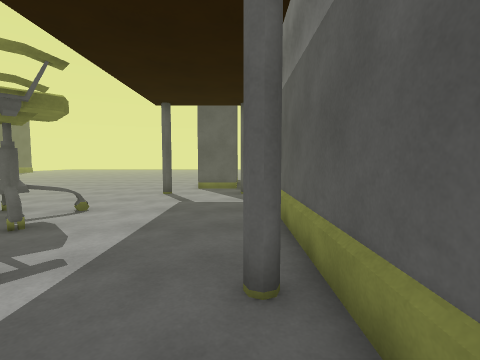
[1] (above)

22 first-person views from a walk through a scene from a Unity 3-D project. The camera is 1.4 m above the floor, tilts 4° down and sees 85° across. The floor is counted in squares, 1 m on a side. Each view is taken from the middle of a square. On the plan, view 1 faces up. The plan holds only what a view shows up to about 13 squares ahead; the rest is blank. The place goes on beyond the plan. The player character is not drawn. Some animated figures are not drawn.

[2]
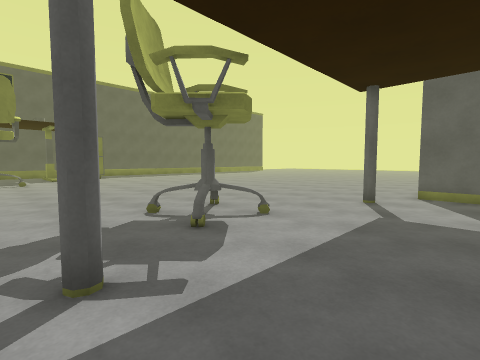

[3]
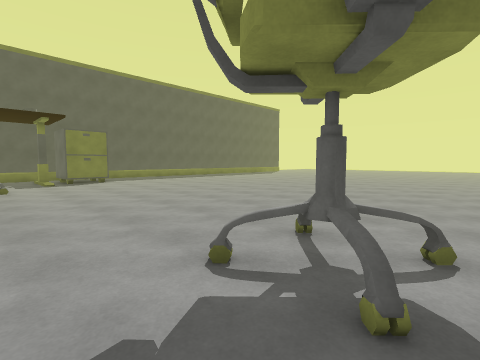

[4]
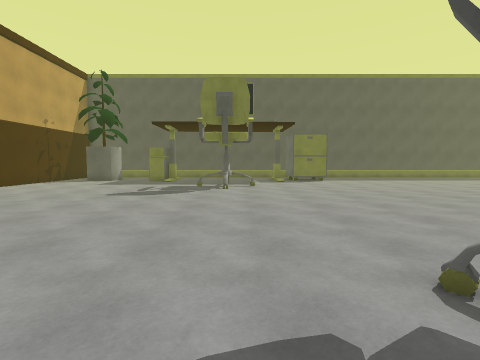

[5]
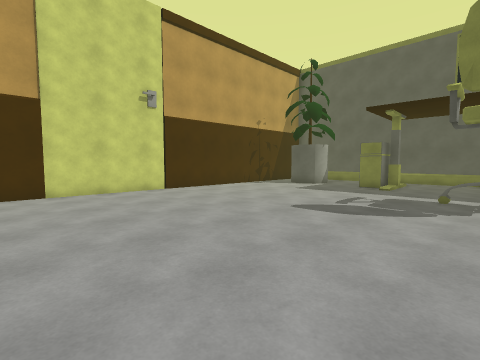

[6]
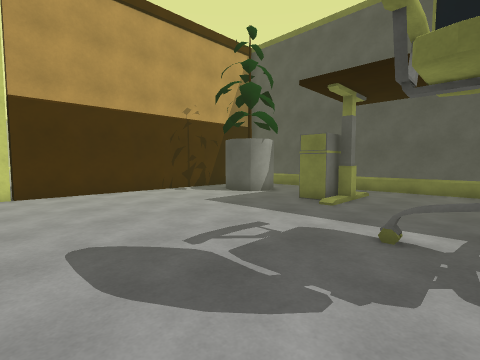

[7]
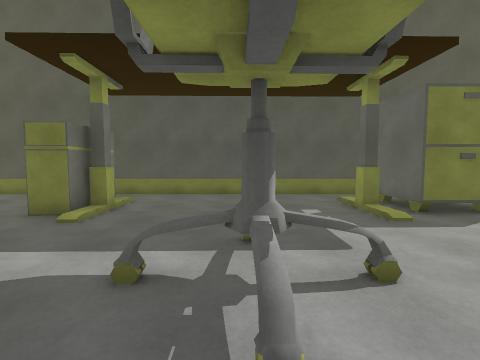

[8]
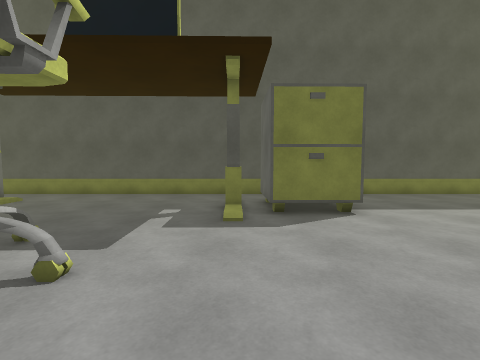

[9]
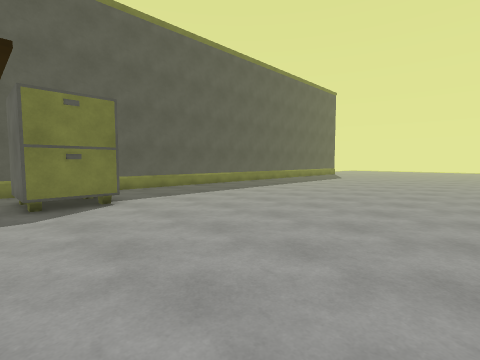

[10]
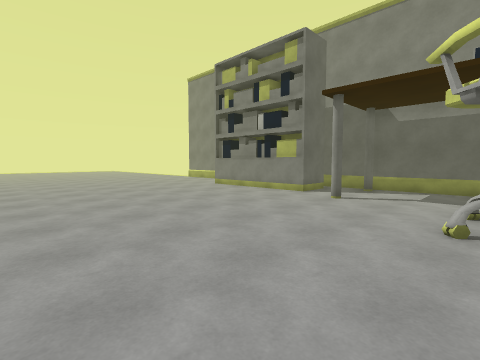

[11]
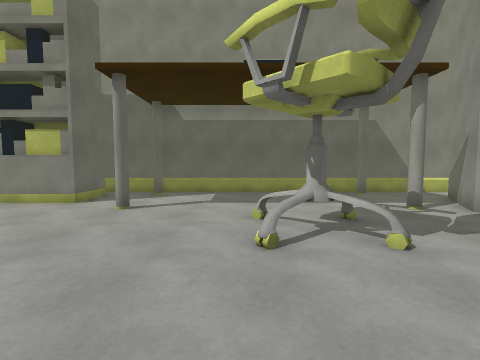

[12]
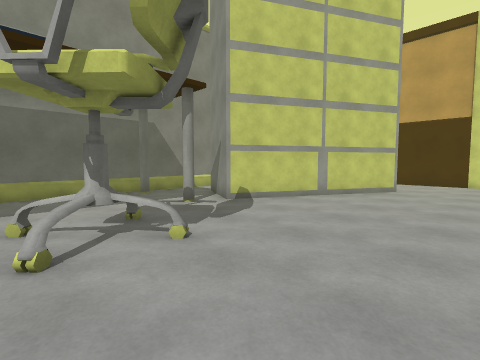

[13]
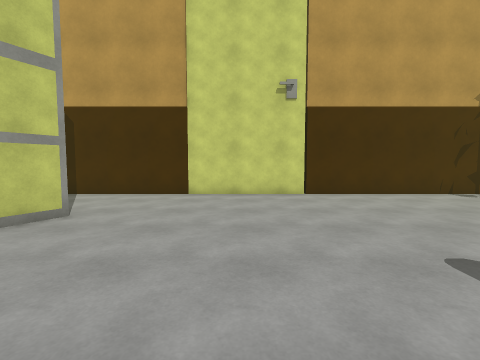

[14]
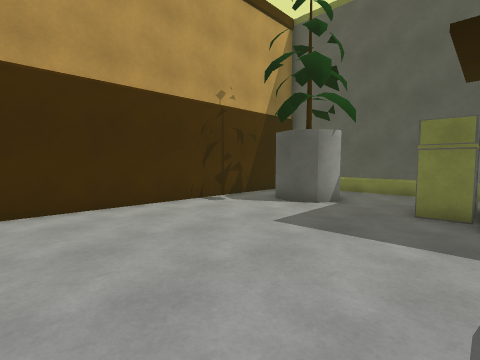

[15]
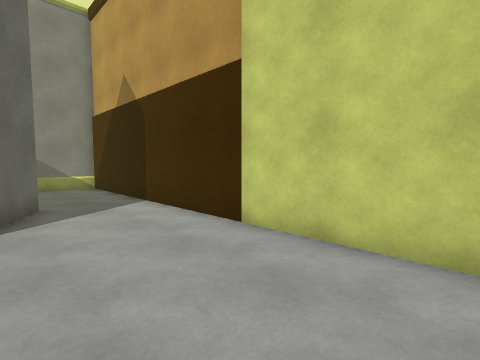

[16]
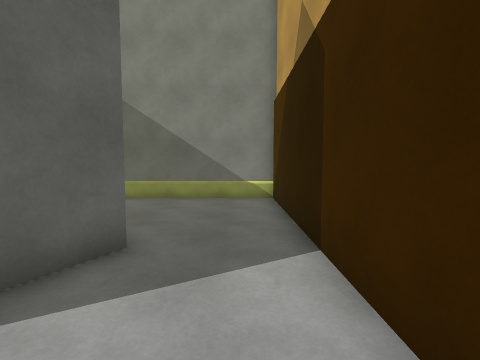

[17]
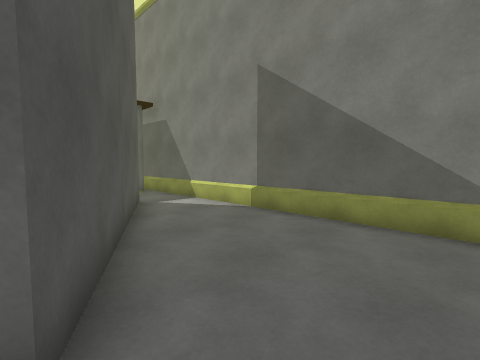

[18]
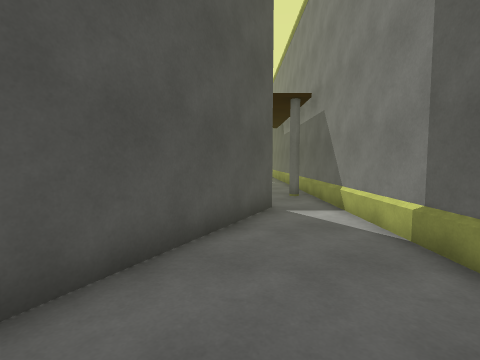

[19]
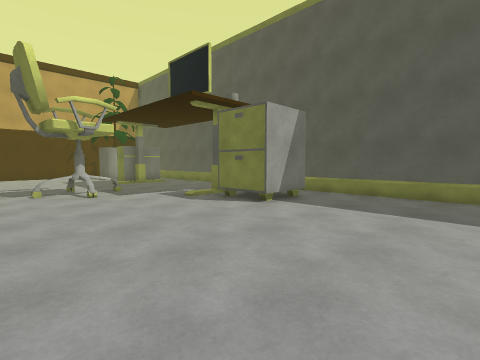

[20]
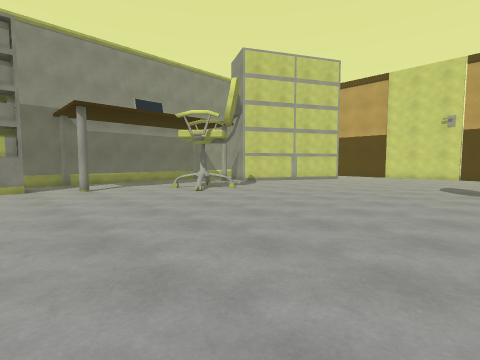

[21]
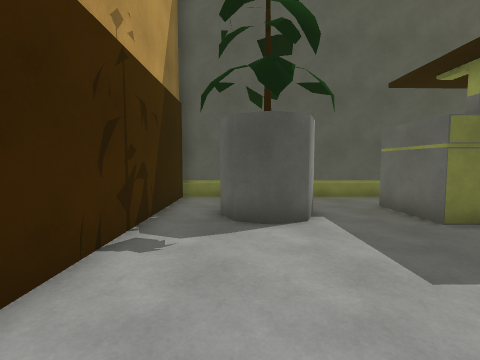

[22]
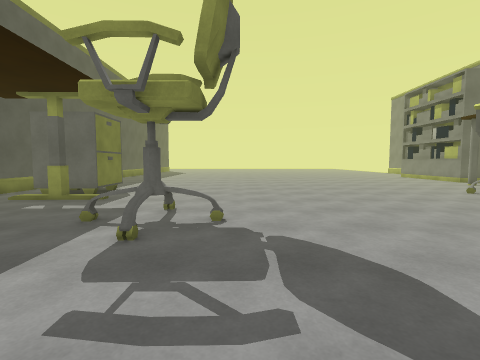

### Floor plan
Key: @ floor where view 1 was taken; # wall or solid block; . floor; / step, stairs or slope; v drop or lower ground; S shelf; C chair; M computer; A cabinet; O other object.
Columns run from 28 left of view 1 to 1 right of it. Each row starts with its distance up from view 1.
 15 ##........................SS
 14 ##........................S###
 13 ##...........................#
 12 ##..........................##
 11 ##..........................##
 10 ##...........................#
  9 ##.###.......................#
  8 ##.##A.......................#
  7 ##.###...............OOO.....#
  6 ##./#//..............OOO.....#
  5 ##...........................#
  4 ##...........................#
  3 ##.......C...............#...#
  2 ##......vCC..................#
  1 ##.......O..............##...#
  0 ##.....................####.@#
 -1 ##.....................#  #..#
 -2 ##./#//...............## ##..#
 -3 ##.MMM................#  #...#
 -4 ##...................#####...#
 -5 ##...................## #....#
 -6 ##..#................####....#
 -7 ##. ##.................#.....#
 -8 ##  ##.......................#
 -9 ##...........................#
-10 ##############################

Where each view was taken, in squares from view 1:
view 1: 0 up, 0 right, facing up
view 2: 2 up, 0 right, facing up-left
view 3: 3 up, 4 left, facing up-left
view 4: 3 up, 4 left, facing left
view 5: 2 up, 8 left, facing down-left
view 6: 2 up, 14 left, facing down-left
view 7: 2 up, 16 left, facing left
view 8: 6 up, 16 left, facing left
view 9: 6 up, 14 left, facing up-left
view 10: 7 up, 13 left, facing up-right
view 11: 8 up, 11 left, facing right
view 12: 8 up, 11 left, facing down-right
view 13: 1 up, 12 left, facing down
view 14: 2 down, 15 left, facing down-left
view 15: 6 down, 14 left, facing down-right
view 16: 9 down, 9 left, facing right
view 17: 9 down, 5 left, facing up-right
view 18: 8 down, 2 left, facing up
view 19: 15 up, 16 left, facing down-left
view 20: 15 up, 17 left, facing down-right
view 21: 8 down, 17 left, facing left
view 22: 4 down, 17 left, facing up
